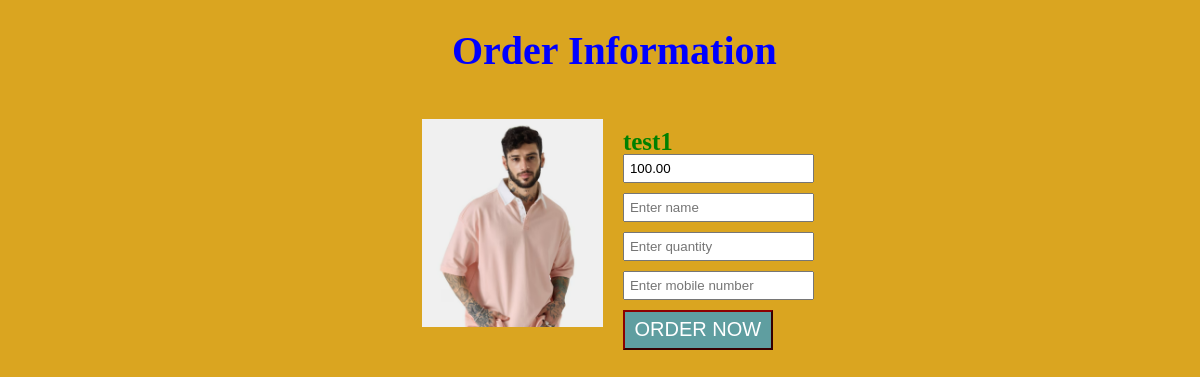
Screenshot of /tomaraoKiosk/tomaraoOrderAction.php?product_id=15 with the database file from the repository.
### tables this page shows
CREATE TABLE `products` (
  `product_id` int(11) NOT NULL,
  `name` varchar(255) NOT NULL,
  `unit` varchar(50) NOT NULL,
  `price_per_unit` decimal(10,2) NOT NULL,
  `image_url` varchar(255) NOT NULL
);

### tomaraoKiosk/tomaraoOrderAction.php (the view, shortened to what this page needs)
<?php
include_once('php/tomaraoConnection.php');
$product_id = $_GET['product_id'];
$search = mysqli_query($tomarao, "SELECT * FROM `products` WHERE `product_id` = '$product_id'");
$record = mysqli_fetch_assoc($search);
$product_name = $record['name'];
$price = $record['price_per_unit'];
$img = $record['image_url'];
?>
<!DOCTYPE html>
<html lang="en">
<head>
    <link rel="stylesheet" type="text/css" href="css/tomaraoStyles.css">
</head>
<body id="order">
    <form class="orders" id="orderForm" action="php/tomaraoOrdersNowAction.php" method="POST" autocomplete="off">
        <h1>Order Information</h1><br>
        <div class="tomaraoProductContainer">
            <div class="tomaraoImgContainer">
                <img src="pictures/<?= '' . $img; ?>" alt="<?= '' . $product_name; ?>">
            </div>
            <div class="information-container">
                <h2>
                    <label for="name" name="name"><?= '' . $product_name; ?></label>
                </h2>
                <input type="text" class="tomaraoText" name="txt_price" value="<?= '' . $price; ?>" readonly>
                <input type="text" class="tomaraoText" name="txt_name" placeholder="Enter name" required>
                <input type="number" class="tomaraoText" name="txt_qty" placeholder="Enter quantity" required>
                <input type="number" class="tomaraoText" name="txt_contact" placeholder="Enter mobile number" required>
                <div>
                    <button type="submit" name="btn_order" class="tomaraoCompute"> ORDER NOW </button>
                </div>
            </div>
        </div>
    </form>
</body>
</html>

### rows the page displays
products: image_url (picture), name "test1", txt_price "100.00"
